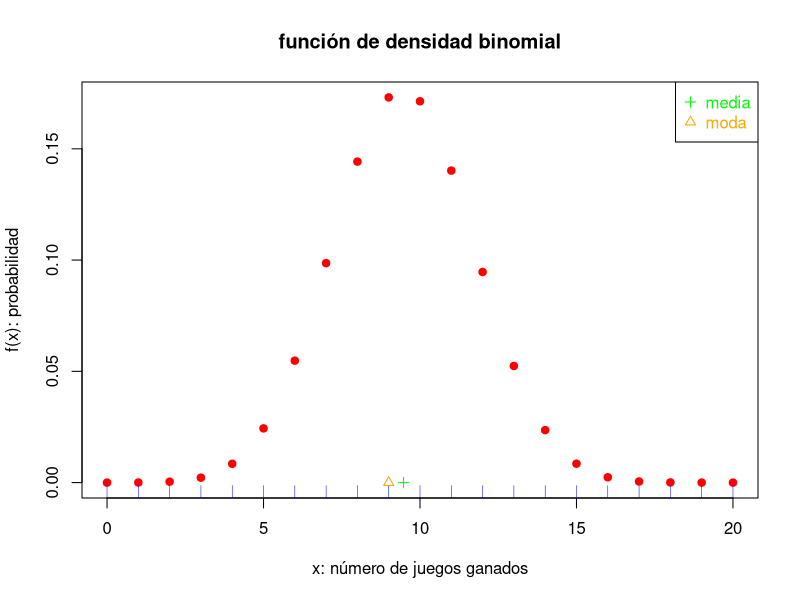
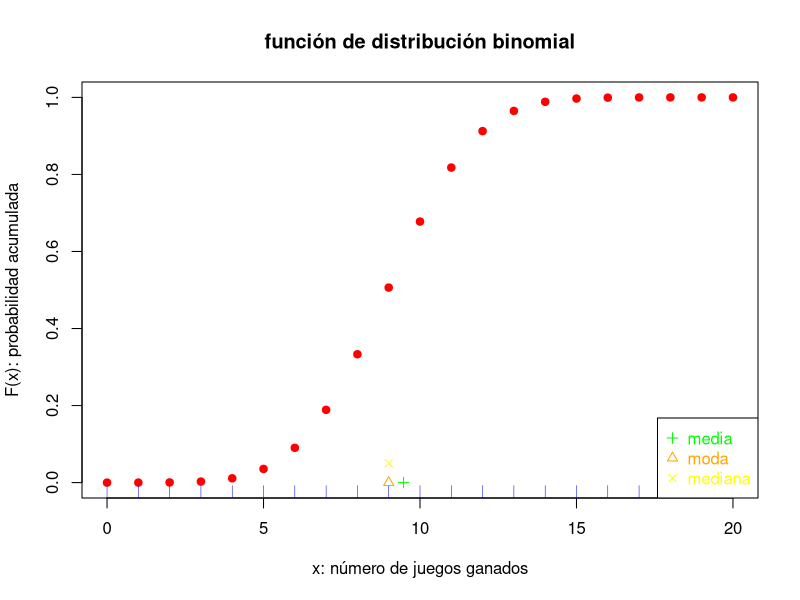

Recreate these plots in R, in order.
# Práctica: distribuciones de 
#           probabilidad discretas
# rm(list=ls())
# 
# Contenido:
#:01 Distribución binomial 

#:01 Distribución binomial ----------
# X: número de éxitos en n ensayos 
#    de Bernoulli
# X = 0,1,...,n
# n >= 1, es el total de ensayos    
# p = P(E), de cada ensayo, 0 <= p <= 1.

# a) Ejemplo: apostar un peso a los 
#    números rojos en el juego de la
#    ruleta, n = 10 y p = 18/38 = 0.4737.

# Valores de los parámetros
n<- 20 # 10 # 
p<- 18/38
x<- 0:n    # conjunto de valores posibles
f.x<- choose(n=n,k=x)*p^x*(1-p)^(n-x)
F.x<- cumsum(f.x)
fx<- dbinom(x=x,size=n,prob=p)
Fx<- pbinom(q=x,size=n,prob=p)
mat<- cbind(x,f.x,fx,F.x,Fx)
mat<- round(mat,4)
mat

moda<- which.max(fx)
moda
moda<- x[moda]
moda

media<- n*p
media
media.formula.universal<- sum(x*fx)
media.formula.universal

aux<- which(Fx>=0.5)
mediana<- x[aux[1]]
mediana

varianza<- n*p*(1-p)
varianza.formula.universal<- 
  sum((x-media)^2*fx)
varianza.formula.universal
desviacion.estandar<- sqrt(varianza)


x11()
main<- "función de densidad binomial"
xlab<- "x: número de juegos ganados"
ylab<- "f(x): probabilidad"
plot(x,fx,xlab=xlab,ylab=ylab,main=main,
     type="p",pch=19,col="red")
rug(x,col="blue")
points(c(media,moda),c(0,0),pch=c(3,2),
       col=c("green","orange"))
leyenda<- c("media","moda")
legend(x="topright",legend=leyenda,
       pch=c(3,2),col=c("green","orange"),
       text.col=c("green","orange"))

x11()
main<- "función de distribución binomial"
xlab<- "x: número de juegos ganados"
ylab<- "F(x): probabilidad acumulada"
plot(x,Fx,xlab=xlab,ylab=ylab,main=main,
     type="p",pch=19,col="red")
rug(x,col="blue")
points(c(media,moda,mediana),
       c(0,0,0.05),pch=c(3,2,4),
       col=c("green","orange","yellow"))
leyenda<- c("media","moda","mediana")
legend(x="bottomright",legend=leyenda,
       pch=c(3,2,4),
       col=c("green","orange","yellow"),
       text.col=c("green","orange","yellow"))




# ibarra, torres, ortiz, caldera, 2022-10-10


#:02 Distribución de Poisson -----
#    X~Po(mi)
#    f(x) = P(X=x) = exp(-mi)mi^x/x!
#    para x = 0,1,2,...

# Ejercicio 3.105 del libro de Montgomery
# a)
mi<- 0.5  
x<- 0
f.x<- exp(-mi)*mi^x/factorial(x)
fx<- dpois(x=x,lambda=mi)
c(x,fx,f.x)

# b)
mi<- 5  
x<- 0
f.x<- exp(-mi)*mi^x/factorial(x)
fx<- dpois(x=x,lambda=mi)
c(x,fx,f.x)
















